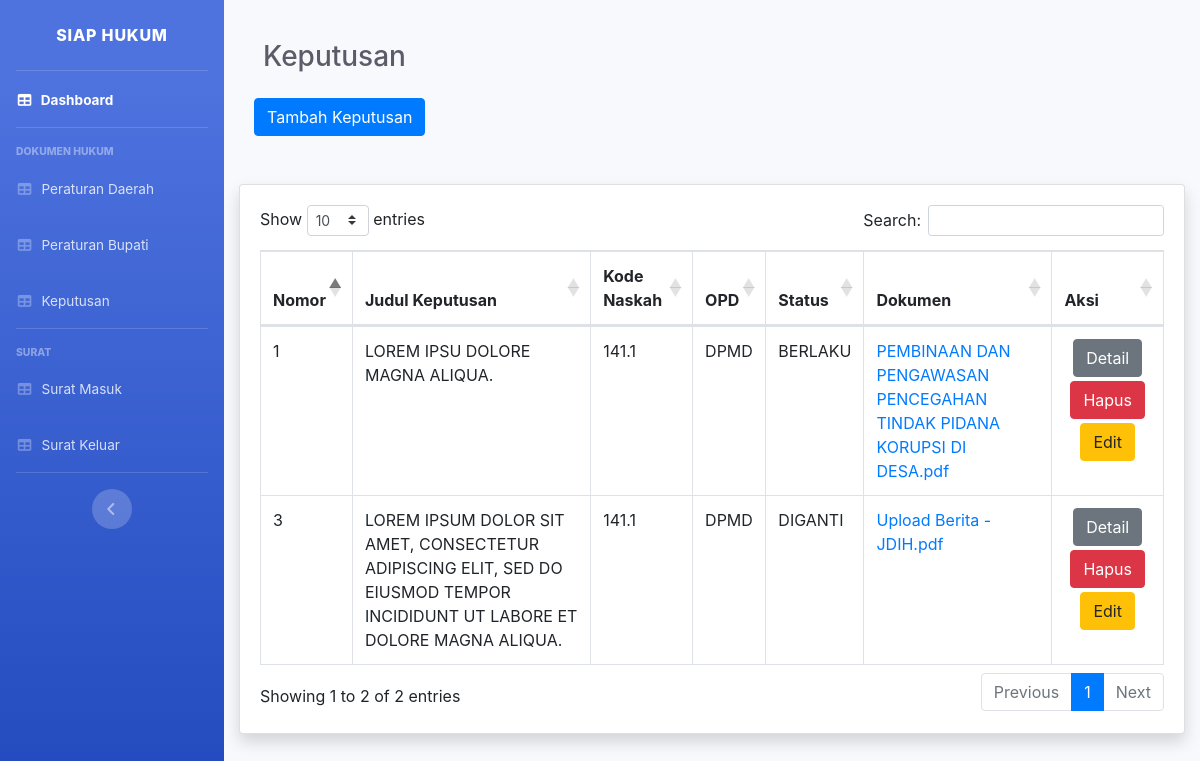
/keputusan.php, run on the app's committed database.
### tables this page shows
CREATE TABLE `keputusan` (
  `idkep` int(11) NOT NULL,
  `judulkep` varchar(1000) NOT NULL,
  `nomorkep` int(10) NOT NULL,
  `kodenaskahkep` varchar(11) NOT NULL,
  `opd` varchar(20) NOT NULL,
  `tglpenetapankep` varchar(11) NOT NULL,
  `filekep` varchar(1000) NOT NULL,
  `filebarukep` varchar(1000) NOT NULL,
  `statuskep` varchar(20) NOT NULL,
  `diinputolehkep` varchar(20) NOT NULL,
  `ketkep` varchar(100) NOT NULL
);

### keputusan.php (the view, shortened to what this page needs)
<?php
$conn = koneksi();
$query = "SELECT * FROM keputusan ORDER BY nomorkep ASC";
$result = mysqli_query($conn, $query);
?>
<!DOCTYPE html>
<html lang="en">
<head>
  <link href="vendor/fontawesome-free/css/all.min.css" rel="stylesheet" type="text/css" />
  <link href="css/sb-admin-2.min.css" rel="stylesheet" />
  <link href="vendor/datatables/dataTables.bootstrap4.min.css" rel="stylesheet" />
  <link href="https://stackpath.bootstrapcdn.com/bootstrap/4.6.0/css/bootstrap.min.css" rel="stylesheet">
</head>
<body id="page-top">
  <div id="wrapper">
    <ul class="navbar-nav bg-gradient-primary sidebar sidebar-dark accordion" id="accordionSidebar">
            <a class="sidebar-brand d-flex align-items-center justify-content-center" href="index.php">
                <div class="sidebar-brand-text mx-3">SIAP Hukum</div>
            </a>
            <hr class="sidebar-divider my-0" />
            <li class="nav-item active">
                <a class="nav-link" href="index.php">
                    <i class="fas fa-fw fa-table"></i>
                    <span>Dashboard</span>
                </a>
            </li>
            <hr class="sidebar-divider" />
            <div class="sidebar-heading">Dokumen Hukum</div>
            <li class="nav-item">
                <a class="nav-link" href="perda.php">
                    <i class="fas fa-fw fa-table"></i>
                    <span>Peraturan Daerah</span>
                </a>
                <a class="nav-link" href="perbup.php">
                    <i class="fas fa-fw fa-table"></i>
                    <span>Peraturan Bupati</span>
                </a>
                <a class="nav-link" href="keputusan.php">
                    <i class="fas fa-fw fa-table"></i>
                    <span>Keputusan</span>
                </a>
            </li>
            <hr class="sidebar-divider d-none d-md-block" />
            <div class="sidebar-heading">Surat</div>
            <li class="nav-item">
                <a class="nav-link" href="suratmasuk.php">
                    <i class="fas fa-fw fa-table"></i>
                    <span>Surat Masuk</span>
                </a>
                <a class="nav-link" href="suratkeluar.php">
                    <i class="fas fa-fw fa-table"></i>
                    <span>Surat Keluar</span>
                </a>
            </li>
            <hr class="sidebar-divider d-none d-md-block" />
            <div class="text-center d-none d-md-inline">
                <button class="rounded-circle border-0" id="sidebarToggle"></button>
            </div>
        </ul>
    <div id="content-wrapper" class="d-flex flex-column">
      <div id="content">
        <nav class="navbar navbar-expand mb-4 static-top">
        </nav>
        <div class="container-fluid">
          <h1 class="h3 mb-4 ml-4 text-gray-800">Keputusan</h1>
          <div class="container mb-5">
            <a href="tambahkep.php" class="btn btn-primary">Tambah Keputusan</a>
          </div>
          <div class="card shadow mb-4">
            <div class="card-body">
              <div class="table-responsive">
                <table class="table table-bordered" id="dataTable" width="100%" cellspacing="0">
                  <thead>
                    <tr>
                      <th>Nomor</th>
                      <th>Judul Keputusan</th>
                      <th>Kode Naskah</th>
                      <th>OPD</th>
                      <th>Status</th>
                      <th>Dokumen</th>
                      <th>Aksi</th>
                    </tr>
                  </thead>
                  <tbody>
                    <?php while ($row = mysqli_fetch_assoc($result)): ?>
                      <tr>
                        <td><?= htmlspecialchars($row["nomorkep"]); ?></td>
                        <td><?= htmlspecialchars($row["judulkep"]); ?></td>
                        <td><?= htmlspecialchars($row["kodenaskahkep"]); ?></td>
                        <td><?= htmlspecialchars($row["opd"]); ?></td>
                        <td><?= htmlspecialchars($row["statuskep"]); ?></td>
                        <td><a href="previewkep/<?= htmlspecialchars($row['filekep']); ?>" target="_blank"><?= htmlspecialchars($row["filekep"]); ?></a></td>
                        <td align="center">
                          <a href="detailkep.php?id=<?= $row["idkep"]; ?>" class="btn btn-secondary mb-1">Detail</a>
                          <a href="hapuskep.php?id=<?= $row["idkep"]; ?>" class="btn btn-danger mb-1" onclick="return confirm('Apakah Anda yakin ingin menghapus data ini?');">Hapus</a>
                          <a href="editkep.php?id=<?= $row["idkep"]; ?>" class="btn btn-warning mb-1">Edit</a>
                        </td>
                      </tr>
                    <?php endwhile; ?>
                  </tbody>
                </table>
              </div>
            </div>
          </div>
        </div>
      </div>
    </div>
  </div>
</body>
</html>

### data on the page
keputusan: nomorkep "1", judulkep "LOREM IPSU DOLORE MAGNA ALIQUA.", kodenaskahkep "141.1", opd "DPMD", statuskep "BERLAKU", filekep "PEMBINAAN DAN PENGAWASAN PENCEGAHAN TINDAK PIDANA KORUPSI DI DESA.pdf"
keputusan: nomorkep "3", judulkep "LOREM IPSUM DOLOR SIT AMET, CONSECTETUR ADIPISCING ELIT, SED DO EIUSMOD TEMPOR INCIDIDUNT UT LABORE ET DOLORE MAGNA ALIQUA.", kodenaskahkep "141.1", opd "DPMD", statuskep "DIGANTI", filekep "Upload Berita - JDIH.pdf"
